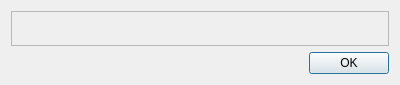
<?xml version="1.0" encoding="UTF-8"?>
<ui version="4.0">
 <class>Dialog</class>
 <widget class="QDialog" name="Dialog">
  <property name="geometry">
   <rect>
    <x>0</x>
    <y>0</y>
    <width>400</width>
    <height>85</height>
   </rect>
  </property>
  <property name="windowTitle">
   <string>Dialog</string>
  </property>
  <layout class="QVBoxLayout" name="verticalLayout_2">
   <item>
    <widget class="QFrame" name="frame">
     <property name="frameShape">
      <enum>QFrame::StyledPanel</enum>
     </property>
     <property name="frameShadow">
      <enum>QFrame::Raised</enum>
     </property>
     <layout class="QVBoxLayout" name="verticalLayout">
      <property name="spacing">
       <number>5</number>
      </property>
      <property name="leftMargin">
       <number>5</number>
      </property>
      <property name="topMargin">
       <number>5</number>
      </property>
      <property name="rightMargin">
       <number>5</number>
      </property>
      <property name="bottomMargin">
       <number>5</number>
      </property>
      <item>
       <widget class="QLabel" name="msg_text">
        <property name="text">
         <string/>
        </property>
        <property name="wordWrap">
         <bool>true</bool>
        </property>
       </widget>
      </item>
     </layout>
    </widget>
   </item>
   <item>
    <widget class="QDialogButtonBox" name="buttonBox">
     <property name="orientation">
      <enum>Qt::Horizontal</enum>
     </property>
     <property name="standardButtons">
      <set>QDialogButtonBox::Ok</set>
     </property>
    </widget>
   </item>
  </layout>
 </widget>
 <resources/>
 <connections>
  <connection>
   <sender>buttonBox</sender>
   <signal>accepted()</signal>
   <receiver>Dialog</receiver>
   <slot>accept()</slot>
   <hints>
    <hint type="sourcelabel">
     <x>248</x>
     <y>254</y>
    </hint>
    <hint type="destinationlabel">
     <x>157</x>
     <y>274</y>
    </hint>
   </hints>
  </connection>
  <connection>
   <sender>buttonBox</sender>
   <signal>rejected()</signal>
   <receiver>Dialog</receiver>
   <slot>reject()</slot>
   <hints>
    <hint type="sourcelabel">
     <x>316</x>
     <y>260</y>
    </hint>
    <hint type="destinationlabel">
     <x>286</x>
     <y>274</y>
    </hint>
   </hints>
  </connection>
 </connections>
</ui>
